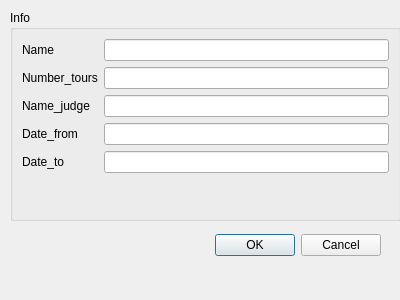
<?xml version="1.0" encoding="UTF-8"?>
<ui version="4.0">
 <class>Form</class>
 <widget class="QWidget" name="Form">
  <property name="geometry">
   <rect>
    <x>0</x>
    <y>0</y>
    <width>400</width>
    <height>300</height>
   </rect>
  </property>
  <property name="windowTitle">
   <string>Form</string>
  </property>
  <widget class="QGroupBox" name="groupBox">
   <property name="geometry">
    <rect>
     <x>10</x>
     <y>10</y>
     <width>391</width>
     <height>211</height>
    </rect>
   </property>
   <property name="title">
    <string>Info</string>
   </property>
   <layout class="QFormLayout" name="formLayout">
    <item row="0" column="0">
     <widget class="QLabel" name="Name">
      <property name="text">
       <string>Name</string>
      </property>
     </widget>
    </item>
    <item row="0" column="1">
     <widget class="QLineEdit" name="Name_Edit"/>
    </item>
    <item row="1" column="0">
     <widget class="QLabel" name="Number_tours">
      <property name="text">
       <string>Number_tours</string>
      </property>
     </widget>
    </item>
    <item row="1" column="1">
     <widget class="QLineEdit" name="Number_tours_Edit"/>
    </item>
    <item row="3" column="0">
     <widget class="QLabel" name="Name_Judge">
      <property name="text">
       <string>Name_judge</string>
      </property>
     </widget>
    </item>
    <item row="5" column="0">
     <widget class="QLabel" name="Date_from">
      <property name="text">
       <string>Date_from</string>
      </property>
     </widget>
    </item>
    <item row="8" column="0">
     <widget class="QLabel" name="Date_to">
      <property name="text">
       <string>Date_to</string>
      </property>
     </widget>
    </item>
    <item row="3" column="1">
     <widget class="QLineEdit" name="Name_judge_Edit"/>
    </item>
    <item row="5" column="1">
     <widget class="QLineEdit" name="Date_from_Edit"/>
    </item>
    <item row="8" column="1">
     <widget class="QLineEdit" name="Date_to_Edit"/>
    </item>
   </layout>
  </widget>
  <widget class="QDialogButtonBox" name="buttonBox">
   <property name="geometry">
    <rect>
     <x>40</x>
     <y>230</y>
     <width>341</width>
     <height>31</height>
    </rect>
   </property>
   <property name="orientation">
    <enum>Qt::Horizontal</enum>
   </property>
   <property name="standardButtons">
    <set>QDialogButtonBox::Cancel|QDialogButtonBox::Ok</set>
   </property>
  </widget>
 </widget>
 <resources/>
 <connections/>
</ui>
